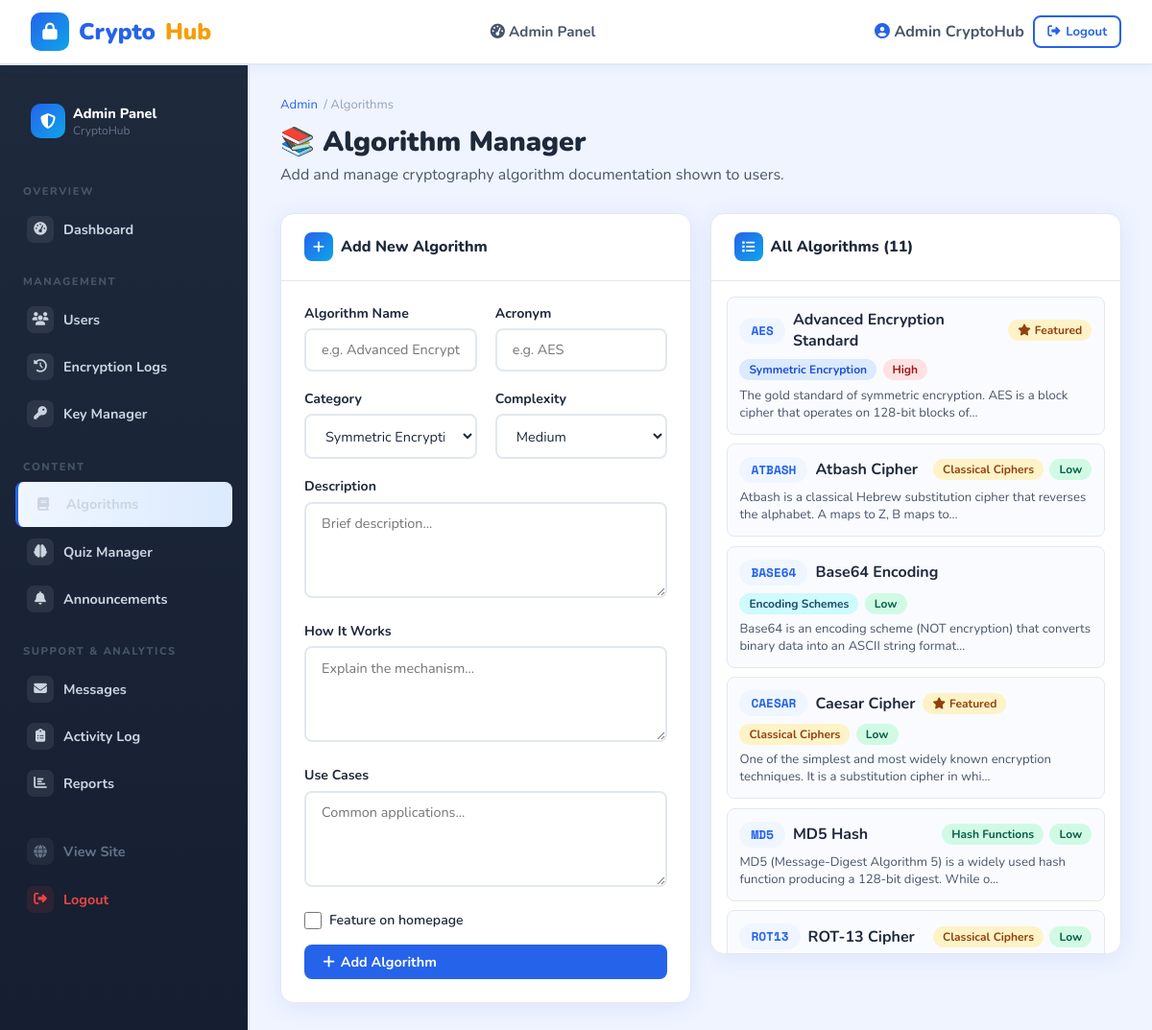
Screenshot of /admin-panel/algorithms/ (signed in) with the database file from the repository.
### crypto_app/models.py (models this page shows, shortened)
class AlgorithmReference(models.Model):
    CATEGORY_CHOICES = [
        ('SYMMETRIC', 'Symmetric Encryption'),
        ('ASYMMETRIC', 'Asymmetric Encryption'),
        ('HASH', 'Hash Functions'),
        ('CLASSICAL', 'Classical Ciphers'),
        ('ENCODING', 'Encoding Schemes'),
    ]
    name = models.CharField(max_length=100)
    acronym = models.CharField(max_length=20)
    category = models.CharField(max_length=20, choices=CATEGORY_CHOICES)
    description = models.TextField()
    history = models.TextField(blank=True)
    how_it_works = models.TextField()
    use_cases = models.TextField()
    strengths = models.TextField(blank=True)
    weaknesses = models.TextField(blank=True)
    key_length = models.CharField(max_length=100, blank=True)
    complexity = models.CharField(max_length=20, choices=[
        ('LOW', 'Low'), ('MEDIUM', 'Medium'), ('HIGH', 'High')
    ], default='MEDIUM')
    is_featured = models.BooleanField(default=False)
    created_at = models.DateTimeField(default=timezone.now)
    class Meta:
        ordering = ['name']

### crypto_app/views.py (the view, shortened to what this page needs)
# urls.py: path('admin-panel/algorithms/', views.admin_algorithms, name='admin_algorithms'),
@login_required
@user_passes_test(is_admin)
def admin_algorithms(request):
    algorithms = AlgorithmReference.objects.all()
    return render(request, 'admin_panel/admin_algorithms.html', {'algorithms': algorithms})

### crypto_app/views.py (called while the page is built)
def is_admin(user):
    return user.is_staff or user.is_superuser

### crypto_app/templates/admin_panel/admin_algorithms.html (shortened to what this page needs)
{% extends 'admin_panel/admin_base.html' %}
{% block admin_content %}
<div class="fade-in">
    <div class="page-header">
        <div class="breadcrumb"><a href="{% url 'admin_dashboard' %}">Admin</a> / Algorithms</div>
        <h1>📚 Algorithm Manager</h1>
        <p>Add and manage cryptography algorithm documentation shown to users.</p>
    </div>
    <div class="grid-2" style="align-items:start;">
        <div class="card">
            <div class="card-header">
                <h3><span class="ch-icon"><i class="fas fa-plus"></i></span> Add New Algorithm</h3>
            </div>
            <div class="card-body">
                <form method="post">
                    <div class="grid-2">
                        <div class="form-group">
                            <label>Algorithm Name</label>
                            <input type="text" name="name" class="form-control" placeholder="e.g. Advanced Encryption Standard" required>
                        </div>
                        <div class="form-group">
                            <label>Acronym</label>
                            <input type="text" name="acronym" class="form-control" placeholder="e.g. AES" required>
                        </div>
                    </div>
                    <div class="grid-2">
                        <div class="form-group">
                            <label>Category</label>
                            <select name="category" class="form-control" required>
                                <option value="SYMMETRIC">Symmetric Encryption</option>
                            </select>
                        </div>
                        <div class="form-group">
                            <label>Complexity</label>
                            <select name="complexity" class="form-control">
                                <option value="MEDIUM" selected>Medium</option>
                            </select>
                        </div>
                    </div>
                    <div class="form-group">
                        <label>Description</label>
                        <textarea name="description" class="form-control" rows="3" placeholder="Brief description..." required></textarea>
                    </div>
                    <div class="form-group">
                        <label>How It Works</label>
                        <textarea name="how_it_works" class="form-control" rows="3" placeholder="Explain the mechanism..."></textarea>
                    </div>
                    <div class="form-group">
                        <label>Use Cases</label>
                        <textarea name="use_cases" class="form-control" rows="2" placeholder="Common applications..."></textarea>
                    </div>
                    <div class="form-check" style="margin-bottom:1rem;">
                        <input type="checkbox" name="is_featured" id="is_featured" class="form-check-input">
                        <label for="is_featured" style="margin-bottom:0;font-weight:600;">Feature on homepage</label>
                    </div>
                    <button type="submit" class="btn btn-primary" style="width:100%;">
                        <i class="fas fa-plus"></i> Add Algorithm
                    </button>
                </form>
            </div>
        </div>
        <div class="card">
            <div class="card-header">
                <h3><span class="ch-icon"><i class="fas fa-list"></i></span> All Algorithms ({{ algorithms.count }})</h3>
            </div>
            {% if algorithms %}
            <div style="padding:1rem;display:flex;flex-direction:column;gap:0.6rem;max-height:700px;overflow-y:auto;">
                {% for algo in algorithms %}
                <div style="border:1px solid var(--border);border-radius:8px;padding:0.8rem;background:#FAFBFF;">
                    <div style="display:flex;align-items:center;justify-content:space-between;flex-wrap:wrap;gap:0.5rem;">
                        <div style="display:flex;align-items:center;gap:8px;">
                            <span class="algo-chip">{{ algo.acronym }}</span>
                            <span style="font-weight:700;">{{ algo.name }}</span>
                            {% if algo.is_featured %}<span class="badge-tag badge-amber"><i class="fas fa-star"></i> Featured</span>{% endif %}
                        </div>
                        <div style="display:flex;gap:0.4rem;align-items:center;">
                            <span class="badge-tag {% if algo.category == 'SYMMETRIC' %}badge-blue{% elif algo.category == 'ASYMMETRIC' %}badge-purple{% elif algo.category == 'HASH' %}badge-green{% elif algo.category == 'CLASSICAL' %}badge-amber{% else %}badge-cyan{% endif %}">
                                {{ algo.get_category_display }}
                            </span>
                            <span class="badge-tag {% if algo.complexity == 'LOW' %}badge-green{% elif algo.complexity == 'MEDIUM' %}badge-amber{% else %}badge-red{% endif %}">
                                {{ algo.get_complexity_display }}
                            </span>
                        </div>
                    </div>
                    <p style="font-size:0.82rem;color:var(--text-mid);margin-top:0.4rem;">{{ algo.description|truncatechars:100 }}</p>
                </div>
                {% endfor %}
            </div>
            {% else %}
            <div class="empty-state" style="padding:3rem;">
                <i class="fas fa-book"></i>
                <h3>No algorithms yet</h3>
                <p>Add your first algorithm using the form.</p>
            </div>
            {% endif %}
        </div>
    </div>
</div>
{% endblock %}

### crypto_app/templates/crypto_app/base.html (shortened to what this page needs)
<!DOCTYPE html>
<html lang="en">
<head>
    <link rel="stylesheet" href="https://cdnjs.cloudflare.com/ajax/libs/font-awesome/6.5.0/css/all.min.css">
</head>
<body>
<header class="topnav">
    <a href="{% url 'home' %}" class="brand">
        <div class="logo-icon"><i class="fas fa-lock"></i></div>
        Crypto<span class="sub">Hub</span>
    </a>
    {% if user.is_authenticated %}
    <nav>
        {% if user.is_staff %}
        <a href="{% url 'admin_dashboard' %}"><i class="fas fa-tachometer-alt"></i> Admin Panel</a>
        {% else %}
        <a href="{% url 'dashboard' %}"><i class="fas fa-th-large"></i> Dashboard</a>
        <a href="{% url 'encryption_tool' %}"><i class="fas fa-key"></i> Encrypt</a>
        <a href="{% url 'topics' %}"><i class="fas fa-book"></i> Learn</a>
        {% endif %}
    </nav>
    <div class="auth-btns">
        <span style="font-weight:700; color:var(--text-mid);">
            <i class="fas fa-user-circle" style="color:var(--primary)"></i>
            {{ user.get_full_name|default:user.username }}
        </span>
        <a href="{% url 'logout' %}" class="btn btn-outline btn-sm">
            <i class="fas fa-sign-out-alt"></i> Logout
        </a>
    </div>
    {% endif %}
</header>
{% block body %}{% endblock %}
</body>
</html>

### rows the page displays
AlgorithmReference: acronym "AES", name "Advanced Encryption Standard", is_featured True (drawn), category "Symmetric Encryption", complexity "High", description "The gold standard of symmetric encryption. AES is a block cipher that operates on 128-bit blocks of…"
AlgorithmReference: acronym "ATBASH", name "Atbash Cipher", category "Classical Ciphers", complexity "Low", description "Atbash is a classical Hebrew substitution cipher that reverses the alphabet. A maps to Z, B maps to…"
AlgorithmReference: acronym "BASE64", name "Base64 Encoding", category "Encoding Schemes", complexity "Low", description "Base64 is an encoding scheme (NOT encryption) that converts binary data into an ASCII string format…"
AlgorithmReference: acronym "CAESAR", name "Caesar Cipher", is_featured True (drawn), category "Classical Ciphers", complexity "Low", description "One of the simplest and most widely known encryption techniques. It is a substitution cipher in whi…"
AlgorithmReference: acronym "MD5", name "MD5 Hash", category "Hash Functions", complexity "Low", description "MD5 (Message-Digest Algorithm 5) is a widely used hash function producing a 128-bit digest. While o…"
AlgorithmReference: acronym "ROT13", name "ROT-13 Cipher", category "Classical Ciphers", complexity "Low"

### other values shown
{{ user.get_full_name|default:user.username }} "Admin CryptoHub"
{{ algorithms.count }} "11"
